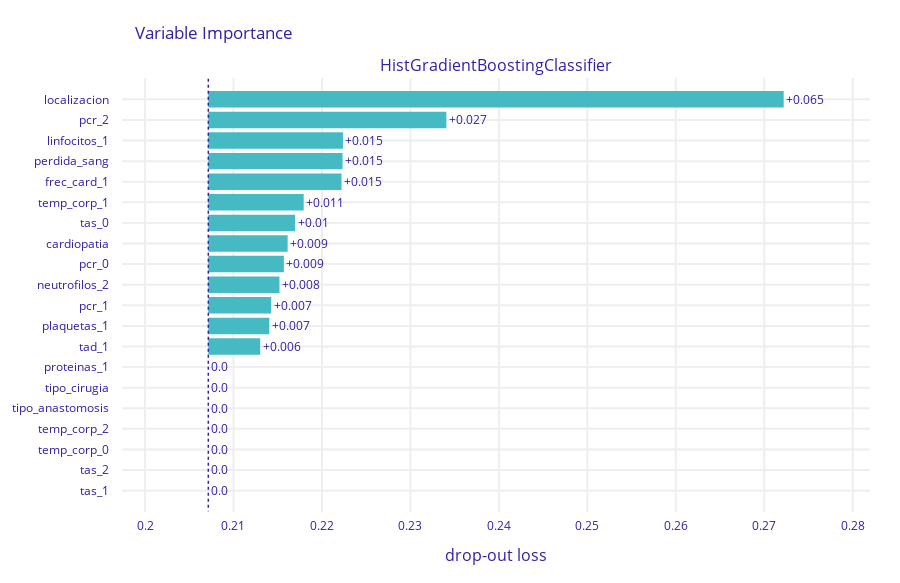

Notebook source saved alongside this figure:
### Code cell
import dalex as dx

exp = dx.Explainer(modelo_hgb, X, y)
vi = exp.model_parts()
vi.plot(max_vars=20)
#select the 10 most important variables from the explainer
imps = vi.result['variable'][-20:-1].tolist()

### Figure 1 — Plotly figure (JSON) as saved in the notebook; plotly's stock layout.template omitted (floating-point values rounded to 4 significant figures)
{"data": [{"base": 0.2072, "hoverinfo": "text", "hoverlabel": {"bgcolor": "rgba(0,0,0,0.8)"}, "hovertext": ["Model: HistGradientBoostingClassifier loss after<br>variable: localizacion is permuted: 0.272<br>Drop-out loss change: +0.065", "Model: HistGradientBoostingClassifier loss after<br>variable: pcr_2 is permuted: 0.234<br>Drop-out loss change: +0.027", "Model: HistGradientBoostingClassifier loss after<br>variable: linfocitos_1 is permuted: 0.222<br>Drop-out loss change: +0.015", "Model: HistGradientBoostingClassifier loss after<br>variable: perdida_sang is permuted: 0.222<br>Drop-out loss change: +0.015", "Model: HistGradientBoostingClassifier loss after<br>variable: frec_card_1 is permuted: 0.222<br>Drop-out loss change: +0.015", "Model: HistGradientBoostingClassifier loss after<br>variable: temp_corp_1 is permuted: 0.218<br>Drop-out loss change: +0.011", "Model: HistGradientBoostingClassifier loss after<br>variable: tas_0 is permuted: 0.217<br>Drop-out loss change: +0.01", "Model: HistGradientBoostingClassifier loss after<br>variable: cardiopatia is permuted: 0.216<br>Drop-out loss change: +0.009", "Model: HistGradientBoostingClassifier loss after<br>variable: pcr_0 is permuted: 0.216<br>Drop-out loss change: +0.009", "Model: HistGradientBoostingClassifier loss after<br>variable: neutrofilos_2 is permuted: 0.215<br>Drop-out loss change: +0.008", "Model: HistGradientBoostingClassifier loss after<br>variable: pcr_1 is permuted: 0.214<br>Drop-out loss change: +0.007", "Model: HistGradientBoostingClassifier loss after<br>variable: plaquetas_1 is permuted: 0.214<br>Drop-out loss change: +0.007", "Model: HistGradientBoostingClassifier loss after<br>variable: tad_1 is permuted: 0.213<br>Drop-out loss change: +0.006", "Model: HistGradientBoostingClassifier loss after<br>variable: proteinas_1 is permuted: 0.207<br>Drop-out loss change: -0.0", "Model: HistGradientBoostingClassifier loss after<br>variable: tipo_cirugia is permuted: 0.207<br>Drop-out loss change: -0.0", "Model: HistGradientBoostingClassifier loss after<br>variable: tipo_anastomosis is permuted: 0.207<br>Drop-out loss change: -0.0", "Model: HistGradientBoostingClassifier loss after<br>variable: temp_corp_2 is permuted: 0.207<br>Drop-out loss change: -0.0", "Model: HistGradientBoostingClassifier loss after<br>variable: temp_corp_0 is permuted: 0.207<br>Drop-out loss change: -0.0", "Model: HistGradientBoostingClassifier loss after<br>variable: tas_2 is permuted: 0.207<br>Drop-out loss change: -0.0", "Model: HistGradientBoostingClassifier loss after<br>variable: tas_1 is permuted: 0.207<br>Drop-out loss change: -0.0"], "marker": {"color": "#46bac2"}, "orientation": "h", "showlegend": false, "text": ["+0.065", "+0.027", "+0.015", "+0.015", "+0.015", "+0.011", "+0.01", "+0.009", "+0.009", "+0.008", "+0.007", "+0.007", "+0.006", "0.0", "0.0", "0.0", "0.0", "0.0", "0.0", "0.0"], "textposition": "outside", "type": "bar", "x": [0.06504, 0.02691, 0.01522, 0.01518, 0.01506, 0.01078, 0.009806, 0.008967, 0.008541, 0.008042, 0.007107, 0.006895, 0.005868, 0, 0, 0, 0, 0, 0, 0], "xaxis": "x", "y": ["localizacion", "pcr_2", "linfocitos_1", "perdida_sang", "frec_card_1", "temp_corp_1", "tas_0", "cardiopatia", "pcr_0", "neutrofilos_2", "pcr_1", "plaquetas_1", "tad_1", "proteinas_1", "tipo_cirugia", "tipo_anastomosis", "temp_corp_2", "temp_corp_0", "tas_2", "tas_1"], "yaxis": "y"}], "layout": {"annotations": [{"font": {"size": 16}, "showarrow": false, "text": "HistGradientBoostingClassifier", "x": 0.5, "xanchor": "center", "xref": "paper", "y": 1, "yanchor": "bottom", "yref": "paper"}, {"font": {"size": 16}, "showarrow": false, "text": "drop-out loss", "x": 0.5, "xanchor": "center", "xref": "paper", "y": 0, "yanchor": "top", "yref": "paper", "yshift": -30}], "font": {"color": "#371ea3"}, "height": 583, "margin": {"b": 71, "r": 30, "t": 78}, "shapes": [{"line": {"color": "#371ea3", "dash": "dot", "width": 1.5}, "type": "line", "x0": 0.2072, "x1": 0.2072, "xref": "x", "y0": -1, "y1": 20, "yref": "y"}], "title": {"text": "Variable Importance", "x": 0.15}, "xaxis": {"anchor": "y", "automargin": true, "domain": [0, 1], "fixedrange": true, "gridwidth": 2, "range": [0.1974, 0.282], "tickcolor": "white", "ticklen": 3, "ticks": "outside", "type": "linear", "zeroline": false}, "yaxis": {"anchor": "x", "automargin": true, "autorange": "reversed", "domain": [0, 1], "fixedrange": true, "gridwidth": 2, "tickcolor": "white", "ticklen": 10, "ticks": "outside", "type": "category"}}}
